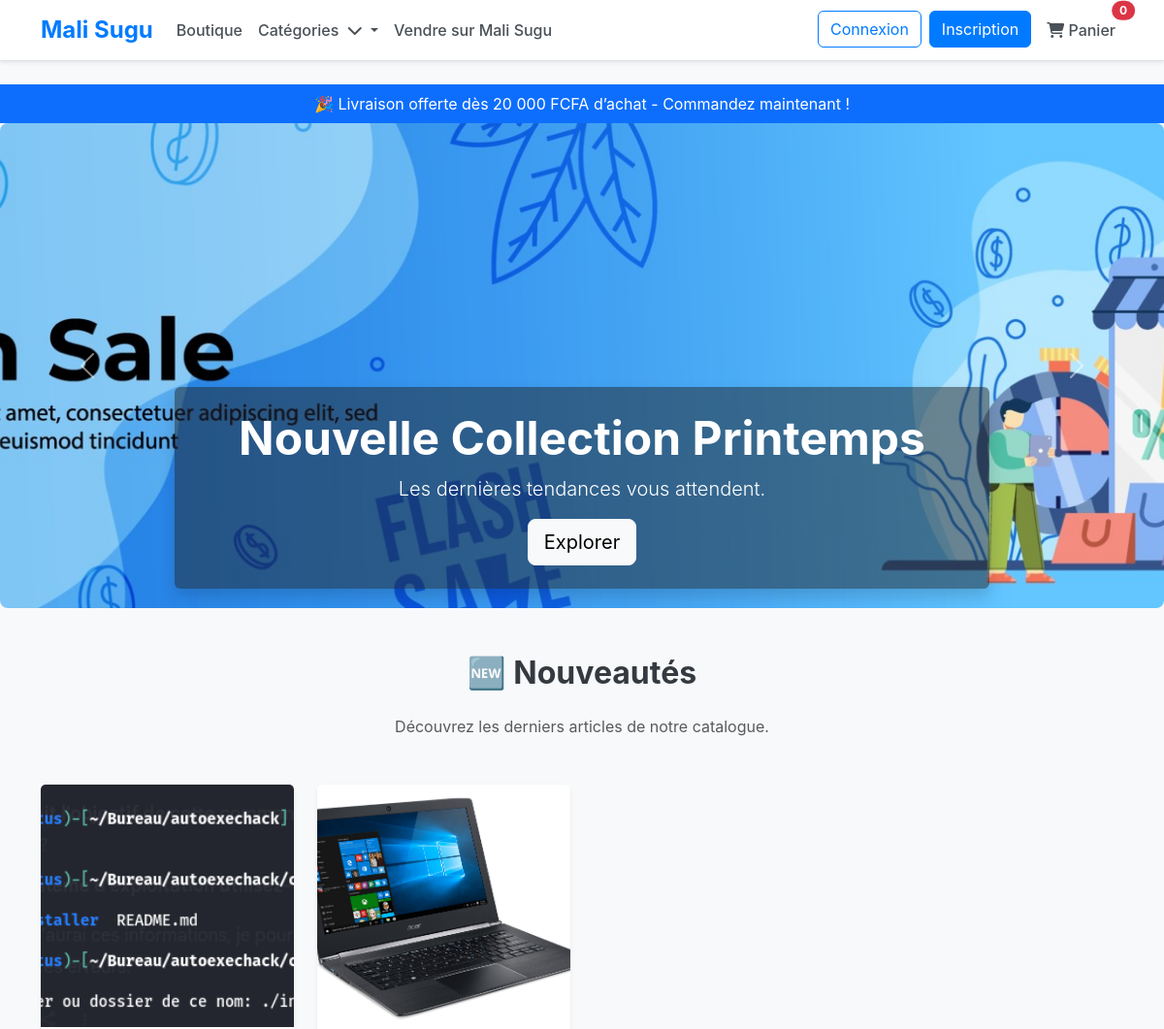
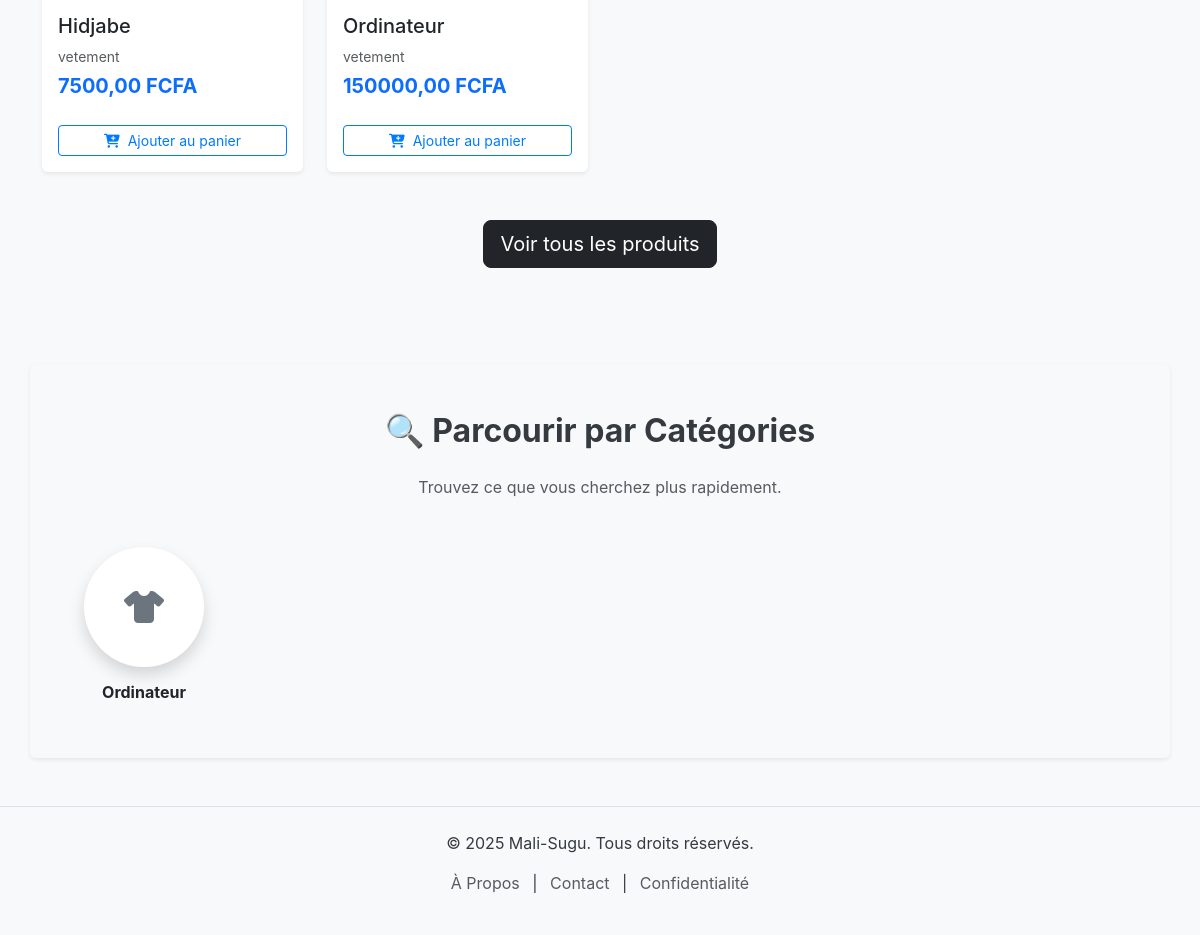
Before: / with the older database file (2 pictures, top to bottom).
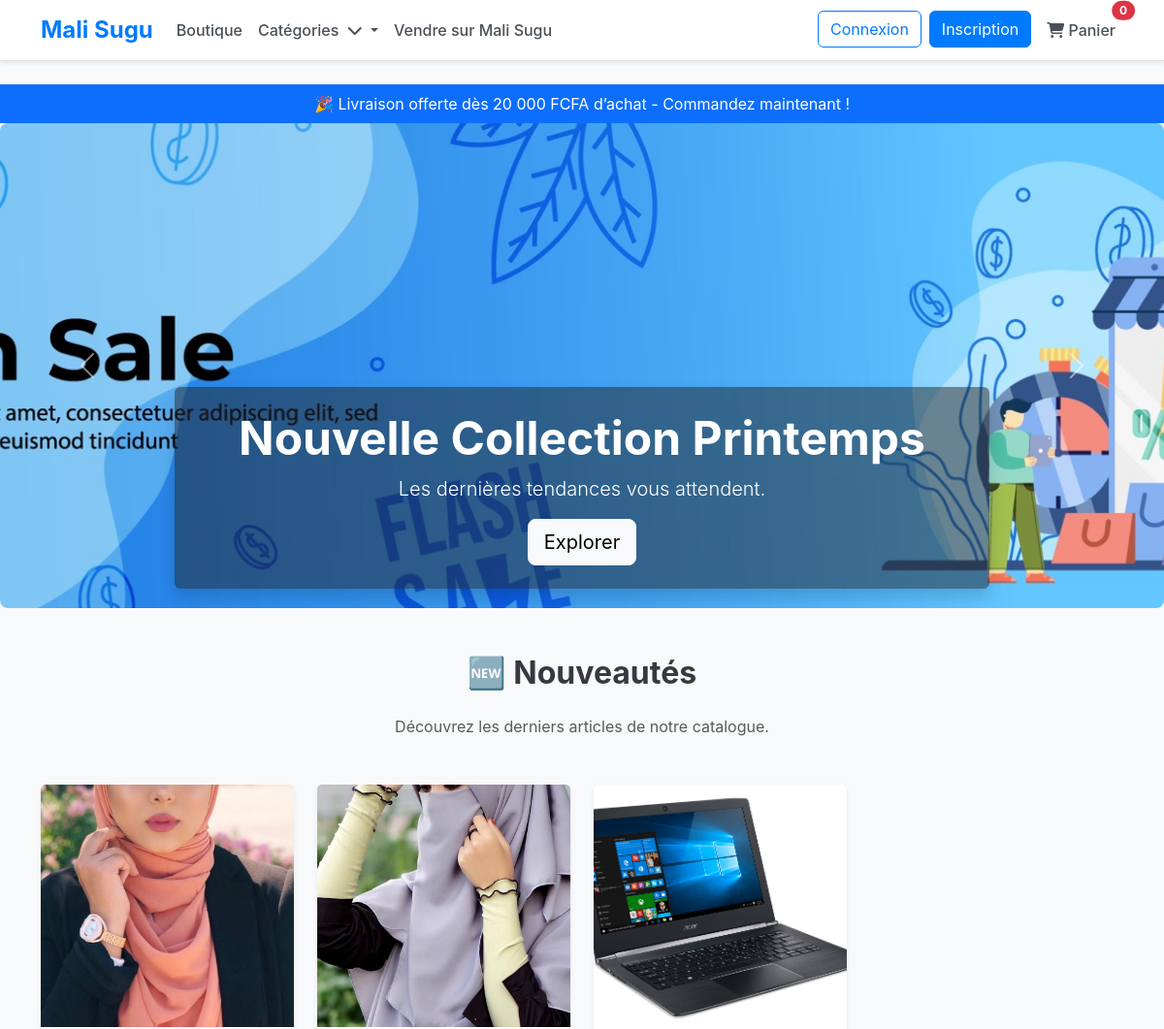
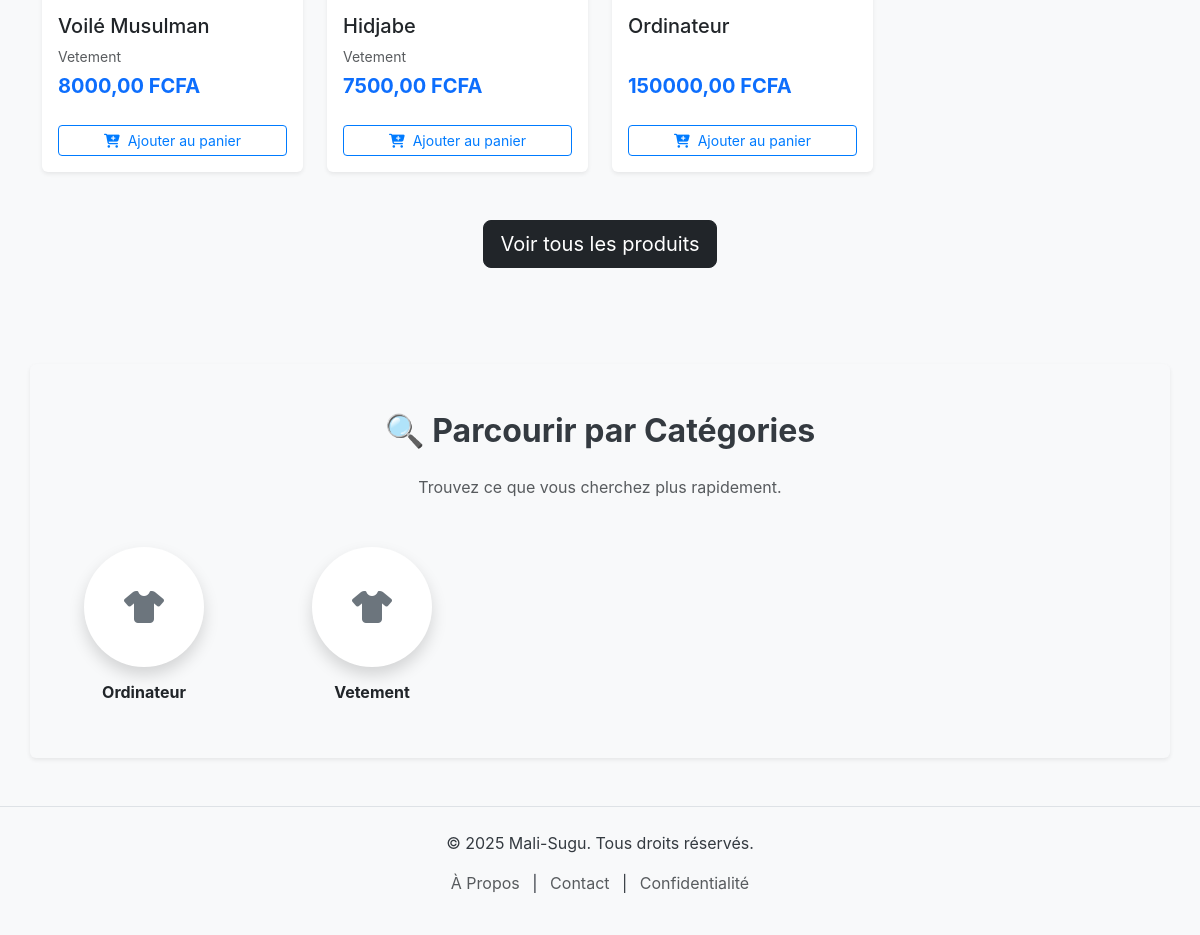
After: the same page with the newer database file (2 pictures, top to bottom).
### products/models.py (models this page shows, shortened)
class Product(models.Model):
    CONDITION_CHOICES = [
        ('new', 'Neuf avec étiquette'),
        ('likenew', 'Comme neuf (porté une ou deux fois)'),
        ('good', 'Bon état (quelques signes d\'usure)'),
        ('fair', 'État correct (usure visible)'),
        ('vintage', 'Vintage'),
    ]
    MATERIAL_CHOICES = [
        ('cotton', 'Coton'), ('polyester', 'Polyester'), ('silk', 'Soie'),
        ('wool', 'Laine'), ('denim', 'Denim'), ('leather', 'Cuir'),
        ('linen', 'Lin'), ('rayon', 'Rayonne'), ('spandex', 'Spandex'),
        ('blend', 'Mélange'), ('other', 'Autre')
    ]
    STATUS_CHOICES = [
        ('draft', 'Brouillon'),
        ('pending', 'En attente de validation'),
        ('active', 'Actif'),
        ('archived', 'Archivé'),
        ('out_of_stock', 'En rupture de stock'),
    ]
    vendor = models.ForeignKey(
        Vendor,
        on_delete=models.CASCADE,
        related_name='products',
        verbose_name="Vendeur"
    )
    category = models.ForeignKey(
        Category,
        on_delete=models.SET_NULL,
        null=True,
        blank=True,
        related_name='products',
        verbose_name="Catégorie"
    )
    name = models.CharField(max_length=255, verbose_name="Nom du produit")
    slug = models.SlugField(max_length=200, unique=True, blank=True, verbose_name="Slug", help_text="Un identifiant unique pour l'URL du produit")
    description = models.TextField(verbose_name="Description détaillée du produit")
    price = models.DecimalField(max_digits=10, decimal_places=2, verbose_name="Prix de base")
    material = models.CharField(max_length=50, choices=MATERIAL_CHOICES, blank=True, verbose_name="Matière principale")
    condition = models.CharField(max_length=10, choices=CONDITION_CHOICES, default='new', verbose_name="État du produit")
    status = models.CharField(max_length=15, choices=STATUS_CHOICES, default='draft', verbose_name="Statut du produit")
    created_at = models.DateTimeField(auto_now_add=True)
    updated_at = models.DateTimeField(auto_now=True)
    class Meta:
        verbose_name = "Produit"
        verbose_name_plural = "Produits"
        ordering = ['-created_at']

class ProductImage(models.Model):
    product = models.ForeignKey(Product, on_delete=models.CASCADE, related_name='images', verbose_name="Produit")
    image = models.ImageField(upload_to='product_images/', verbose_name="Fichier image")
    is_main = models.BooleanField(default=False, verbose_name="Image principale")
    order = models.IntegerField(default=0, verbose_name="Ordre d'affichage")
    class Meta:
        verbose_name = "Image de Produit"
        verbose_name_plural = "Images de Produits"
        ordering = ['order', '-is_main']

class Category(models.Model):
    name = models.CharField(max_length=100, unique=True, verbose_name="Nom de la catégorie")
    slug = models.SlugField(max_length=100, unique=True, blank=True, verbose_name="Slug", help_text="Un identifiant unique pour l'URL de la catégorie (ex: robes-ete)")
    description = models.TextField(blank=True, verbose_name="Description de la catégorie")
    image = models.ImageField(upload_to='categories/', blank=True, null=True, verbose_name="Image")
    parent = models.ForeignKey(
        'self',
        on_delete=models.CASCADE,
        null=True,
        blank=True,
        related_name='children',
        verbose_name="Catégorie parente"
    )
    class Meta:
        verbose_name = "Catégorie"
        verbose_name_plural = "Catégories"
        ordering = ['name']

### products/views.py (the view)
# urls.py: path('', home_view, name='home'),
def home_view(request):
    latest_products = Product.objects.filter(status='active').order_by('-created_at')[:8]
    categories = Category.objects.filter(parent__isnull=True).order_by('name')
    return render(request, 'home.html', {
        'latest_products': latest_products,
        'categories': categories,
    })

### my_ecommerce_project/context_processors.py (called while the page is built)
def cart_total_quantity(request):
    total_quantity = 0
    try:
        if request.user.is_authenticated:
            cart = Cart.objects.get(user=request.user)
        else:
            session_id = request.session.session_key
            if not session_id:
                request.session.save() # S'assure qu'une session existe
                session_id = request.session.session_key
            cart = Cart.objects.get(session_id=session_id)
        for item in cart.items.all():
            total_quantity += item.quantity
    except Cart.DoesNotExist:
        total_quantity = 0
    except Exception as e:
        print(f"Erreur lors du calcul de la quantité du panier : {e}")
        total_quantity = 0 # Assurez-vous que la quantité est 0 en cas d'erreur
    return {'cart_total_quantity': total_quantity}

### products/templates/home.html (shortened to what this page needs)
{% extends 'accounts/base.html' %}
{% load static %}
{% block content %}
<div class="bg-primary text-white text-center py-2">
    <p class="mb-0">🎉 Livraison offerte dès 20 000 FCFA d’achat - Commandez maintenant !</p>
</div>
<div class="container-fluid p-0">
    <div id="heroCarousel" class="carousel slide" data-bs-ride="carousel">
        <div class="carousel-inner">
            <div class="carousel-item active">
                <img src="{% static 'img/ecom-banner1.jpg' %}" class="d-block w-100" alt="Nouvelle Collection Printemps" style="height: 500px; object-fit: cover;">
                <div class="carousel-caption d-none d-md-block bg-dark bg-opacity-50 p-4 rounded shadow">
                    <h2 class="fw-bold display-5">Nouvelle Collection Printemps</h2>
                    <p class="lead">Les dernières tendances vous attendent.</p>
                    <a href="{% url 'products:product_list' %}" class="btn btn-light btn-lg">Explorer</a>
                </div>
            </div>
        </div>
        <button class="carousel-control-prev" type="button" data-bs-target="#heroCarousel" data-bs-slide="prev">
            <span class="carousel-control-prev-icon"></span>
        </button>
        <button class="carousel-control-next" type="button" data-bs-target="#heroCarousel" data-bs-slide="next">
            <span class="carousel-control-next-icon"></span>
        </button>
    </div>
</div>
<section class="container py-5">
    <h2 class="text-center fw-bold mb-4">🆕 Nouveautés</h2>
    <p class="text-center text-muted mb-5">Découvrez les derniers articles de notre catalogue.</p>
    <div class="row row-cols-1 row-cols-md-2 row-cols-lg-4 g-4">
        {% for product in latest_products %}
        <div class="col">
            <div class="card h-100 border-0 shadow-sm hover-shadow transition card-hover">
                <a href="{% url 'products:product_detail' slug=product.slug %}">
                    {% if product.images.first %}
                        <img src="{{ product.images.first.image.url }}" class="card-img-top" alt="{{ product.name }}" style="height: 250px; object-fit: cover;">
                    {% else %}
                        <img src="{% static 'img/ecom-banner1.jpg' %}" class="card-img-top" alt="Image indisponible" style="height: 250px; object-fit: cover;">
                    {% endif %}
                </a>
                <div class="card-body d-flex flex-column">
                    <h5 class="card-title text-truncate">
                        <a href="{% url 'products:product_detail' slug=product.slug %}" class="text-decoration-none text-dark">{{ product.name }}</a>
                    </h5>
                    <p class="text-muted small mb-1">{{ product.category.name }}</p>
                    <p class="fw-bold text-primary fs-5 mt-auto">{{ product.price|floatformat:2 }} FCFA</p>
                    {% if product.variants.first %}
                        <form action="{% url 'cart:add_to_cart' product.variants.first.id %}" method="post">
                            <button type="submit" class="btn btn-outline-primary btn-sm mt-2 w-100">
                                <i class="fas fa-cart-plus me-1"></i> Ajouter au panier
                            </button>
                        </form>
                    {% else %}
                        <button class="btn btn-outline-secondary btn-sm mt-2 w-100">Indisponible</button>
                        <p class="text-muted small mt-1">Aucune variante disponible</p>
                    {% endif %}
                </div>
            </div>
        </div>
        {% empty %}
        <div class="col-12 text-center py-5">
            <p class="lead">Aucun produit disponible pour le moment.</p>
        </div>
        {% endfor %}
    </div>
    <div class="text-center mt-5">
        <a href="{% url 'products:product_list' %}" class="btn btn-dark btn-lg">Voir tous les produits</a>
    </div>
</section>
<section class="container py-5 bg-light rounded shadow-sm mt-5">
    <h2 class="text-center fw-bold mb-4">🔍 Parcourir par Catégories</h2>
    <p class="text-center text-muted mb-5">Trouvez ce que vous cherchez plus rapidement.</p>
    <div class="row row-cols-2 row-cols-md-3 row-cols-lg-5 g-4">
        {% for category in categories %}
        <div class="col text-center">
            <a href="{% url 'products:product_list_by_category' category.slug %}" class="text-decoration-none text-dark">
                <div class="bg-white rounded-circle d-flex align-items-center justify-content-center shadow mx-auto hover-scale" style="width: 120px; height: 120px;">
                    <i class="fas fa-tshirt fa-2x text-secondary"></i>
                </div>
                <h6 class="mt-3 fw-bold">{{ category.name }}</h6>
            </a>
        </div>
        {% empty %}
        <div class="col-12 text-center">
            <p>Aucune catégorie disponible pour le moment.</p>
        </div>
        {% endfor %}
    </div>
</section>
{% endblock %}

### accounts/templates/accounts/base.html (shortened to what this page needs)
<!DOCTYPE html>
<html lang="fr">
<head>
    <link href="https://cdn.jsdelivr.net/npm/bootstrap@5.3.3/dist/css/bootstrap.min.css" rel="stylesheet">
    <link rel="stylesheet" href="https://cdnjs.cloudflare.com/ajax/libs/font-awesome/6.5.2/css/all.min.css" />
    {% load static %}
    <link rel="stylesheet" href="{% static 'css/style.css' %}">
</head>
<body>
    <header>
        <nav class="navbar navbar-expand-lg navbar-light bg-white border-bottom shadow-sm">
            <div class="container">
                <a class="navbar-brand fw-bold fs-4 text-primary" href="{% url 'home' %}">Mali Sugu</a>
                <div class="collapse navbar-collapse" id="navbarNav">
                    <ul class="navbar-nav me-auto mb-2 mb-lg-0">
                        <li class="nav-item">
                            <a class="nav-link" href="{% url 'products:product_list' %}">Boutique</a>
                        </li>
                        <li class="nav-item dropdown">
                            <a class="nav-link dropdown-toggle" href="#" id="navbarDropdownCategories" role="button" data-bs-toggle="dropdown" aria-expanded="false">
                                Catégories
                                <i class="fas fa-chevron-down ms-1"></i>
                            </a>
                        </li>
                        <li class="nav-item">
                            <a class="nav-link" href="{% url 'vendors:vendor_dashboard' %}">Vendre sur Mali Sugu</a>
                        </li>
                    </ul>
                    <ul class="navbar-nav ms-auto">
                        {% if request.user.is_authenticated %}
                            <li class="nav-item dropdown">
                                <a class="nav-link dropdown-toggle" href="#" id="navbarDropdownUser" role="button" data-bs-toggle="dropdown" aria-expanded="false">
                                    Bonjour, {{ request.user.username }}
                                </a>
                                <ul class="dropdown-menu dropdown-menu-end" aria-labelledby="navbarDropdownUser">
                                    <li><a class="dropdown-item" href="{% url 'orders:user_orders_list' %}">Mes Commandes</a></li>
                                    <li><a class="dropdown-item" href="{% url 'reviews:user_reviews_list' %}">Mes Avis</a></li>
                                    {% if request.user.is_seller %}
                                        <li><hr class="dropdown-divider"></li>
                                        <li><a class="dropdown-item text-primary fw-bold" href="{% url 'vendors:vendor_dashboard' %}">Tableau de Bord Vendeur</a></li>
                                    {% endif %}
                                    <li><hr class="dropdown-divider"></li>
                                    <li>
                                        <form action="{% url 'accounts:logout' %}" method="post" class="dropdown-item">
                                            {% csrf_token %}
                                            <button type="submit" class="btn btn-link text-danger p-0 border-0 bg-transparent" style="text-decoration: none;">Déconnexion</button>
                                        </form>
                                    </li>
                                </ul>
                            </li>
                        {% else %}
                            <li class="nav-item">
                                <a class="btn btn-outline-primary me-2" href="{% url 'accounts:login' %}">Connexion</a>
                            </li>
                            <li class="nav-item">
                                <a class="btn btn-primary" href="{% url 'accounts:register' %}">Inscription</a>
                            </li>
                        {% endif %}
                        <li class="nav-item ms-2">
                            <a class="nav-link btn btn-outline-dark position-relative" href="{% url 'cart:cart_detail' %}">
                                <i class="fas fa-shopping-cart"></i> Panier
                                <span class="position-absolute top-0 start-100 translate-middle badge rounded-pill bg-danger" id="cart-count">
                                    {% if cart and cart.items %}
                                        {{ cart.get_total_items }}
                                    {% else %}
                                        0
                                    {% endif %}
                                </span>
                            </a>
                        </li>
                    </ul>
                </div>
            </div>
        </nav>
    </header>
    <main>
        {% block content %}{% endblock %}
    </main>
    <footer class="bg-light py-4 mt-5 border-top">
        <div class="container text-center">
            <p>&copy; 2025 Mali-Sugu. Tous droits réservés.</p>
            <p>
                <a href="{% url 'accounts:about' %}" class="text-muted text-decoration-none mx-2">À Propos</a> |
                <a href="{% url 'accounts:contact' %}" class="text-muted text-decoration-none mx-2">Contact</a> |
                <a href="#" class="text-muted text-decoration-none mx-2">Confidentialité</a>
            </p>
        </div>
    </footer>
</body>
</html>

### static/css/style.css (style rules this page uses)
body { font-family: 'Inter', sans-serif; background-color: #f8f9fa; color: #343a40; }
.navbar { border-bottom: 1px solid rgba(0,0,0,.05); }
.navbar-brand { font-weight: 700; font-size: 1.8rem; color: #007bff !important; }
.navbar .nav-link { font-weight: 500; color: #495057 !important; }
.btn-primary { background-color: #007bff; border-color: #007bff; }
.btn-outline-primary { color: #007bff; border-color: #007bff; }
.carousel-item img { border-radius: .5rem; }
.carousel-caption { background: rgba(0, 0, 0, 0.6); border-radius: 0.5rem; padding: 1.5rem; }
.carousel-caption p { font-size: 1.25rem; }
footer { background-color: #f0f2f5; border-top: 1px solid #e9ecef; }
footer a { color: #6c757d; text-decoration: none; }

Changed rows visible on the page:
added Product: images.first.image (picture), name "Voilé Musulman", category.name "Vetement", price "8000,00", shows "Ajouter au panier"
changed Product "Hidjabe": images.first.image: a different picture; category.name "vetement" → "Vetement"
changed Product "Ordinateur": category.name "vetement" → (not shown)
added Category: name "Vetement"
